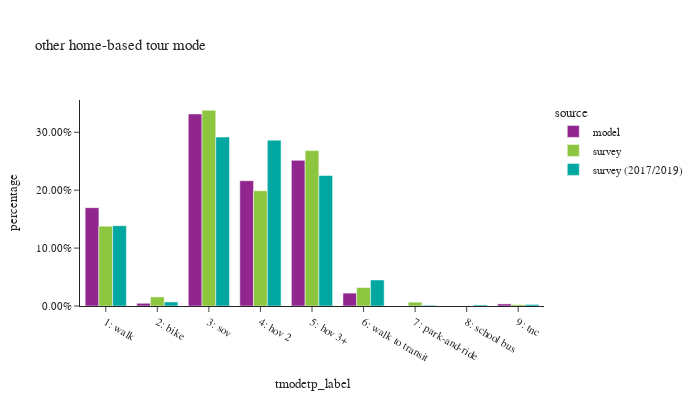

Notebook source saved alongside this figure:
### Code cell
df_plot = hb_tour.groupby(['source','tmodetp_label'])['toexpfac'].sum().reset_index()
df_plot['percentage'] = df_plot.groupby(['source'], group_keys=False)['toexpfac']. \
    apply(lambda x: x / float(x.sum()))

df_plot_ct = hb_tour.groupby(['source','tmodetp_label'])['toexpfac'].count().reset_index(). \
    rename(columns={'toexpfac':'sample count'})
df_plot = df_plot.merge(df_plot_ct, on=['source','tmodetp_label'])

fig = px.bar(df_plot.sort_values(by=['source']), x="tmodetp_label", y="percentage", color="source",
             barmode="group",hover_data=['sample count'],title="other home-based tour mode")
fig.update_layout(height=400, width=700, font=dict(size=11),
                  xaxis = dict(dtick = 1, categoryorder='category ascending'),
                  yaxis=dict(tickformat=".2%"))
fig.show()

### Figure 1 — Plotly figure (JSON) as saved in the notebook; plotly's stock layout.template omitted (floating-point values rounded to 4 significant figures)
{"data": [{"alignmentgroup": "True", "customdata": [[472425], [13091], [922522], [601879], [699941], [61909], [10035]], "hovertemplate": "source=model<br>tmodetp_label=%{x}<br>percentage=%{y}<br>sample count=%{customdata[0]}<extra></extra>", "legendgroup": "model", "marker": {"color": "#91268F", "pattern": {"shape": ""}}, "name": "model", "offsetgroup": "model", "orientation": "v", "showlegend": true, "textposition": "auto", "type": "bar", "x": ["1: walk", "2: bike", "3: sov", "4: hov 2", "5: hov 3+", "6: walk to transit", "9: tnc"], "xaxis": "x", "y": [0.1698, 0.004706, 0.3316, 0.2164, 0.2516, 0.02225, 0.003607], "yaxis": "y"}, {"alignmentgroup": "True", "customdata": [[25], [2], [23], [601], [307], [1956], [171], [1611], [1168]], "hovertemplate": "source=survey<br>tmodetp_label=%{x}<br>percentage=%{y}<br>sample count=%{customdata[0]}<extra></extra>", "legendgroup": "survey", "marker": {"color": "#8CC63E", "pattern": {"shape": ""}}, "name": "survey", "offsetgroup": "survey", "orientation": "v", "showlegend": true, "textposition": "auto", "type": "bar", "x": ["9: tnc", "8: school bus", "7: park-and-ride", "5: hov 3+", "6: walk to transit", "3: sov", "2: bike", "1: walk", "4: hov 2"], "xaxis": "x", "y": [0.002377, 1.198e-05, 0.006679, 0.2686, 0.03186, 0.338, 0.01571, 0.1378, 0.199], "yaxis": "y"}, {"alignmentgroup": "True", "customdata": [[26], [2970], [133], [2959], [2371], [1567], [877], [29], [126]], "hovertemplate": "source=survey (2017/2019)<br>tmodetp_label=%{x}<br>percentage=%{y}<br>sample count=%{customdata[0]}<extra></extra>", "legendgroup": "survey (2017/2019)", "marker": {"color": "#00A7A0", "pattern": {"shape": ""}}, "name": "survey (2017/2019)", "offsetgroup": "survey (2017/2019)", "orientation": "v", "showlegend": true, "textposition": "auto", "type": "bar", "x": ["8: school bus", "1: walk", "2: bike", "3: sov", "4: hov 2", "5: hov 3+", "6: walk to transit", "7: park-and-ride", "9: tnc"], "xaxis": "x", "y": [0.001883, 0.1387, 0.007019, 0.2917, 0.2864, 0.2254, 0.04495, 0.001246, 0.002709], "yaxis": "y"}], "layout": {"barmode": "group", "font": {"size": 11}, "height": 400, "legend": {"title": {"text": "source"}, "tracegroupgap": 0}, "title": {"text": "other home-based tour mode"}, "width": 700, "xaxis": {"anchor": "y", "categoryorder": "category ascending", "domain": [0.0, 1.0], "dtick": 1, "title": {"text": "tmodetp_label"}}, "yaxis": {"anchor": "x", "domain": [0.0, 1.0], "tickformat": ".2%", "title": {"text": "percentage"}}}}
